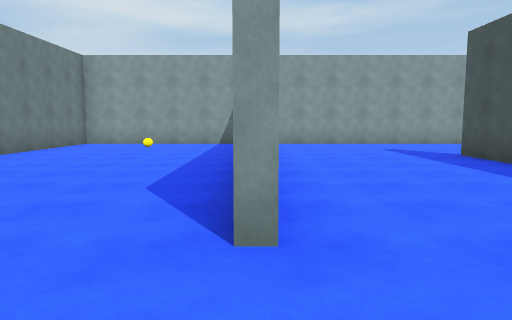
view 1 (above)

24 first-person views from a walk through a 3-D level made in the Unity game engine. The camera is 1.4 m above the floor, tilts 6° down and sees 70° across. The floor is counted in squares, 2 m on a side. Each view is taken from the middle of a square. On the plan, view 1 faces up. The plan holds only what a view shows up to about 11 squares ahead; the rest is blank. The place goes on beyond the plan. The player character is not drawn.

view 2
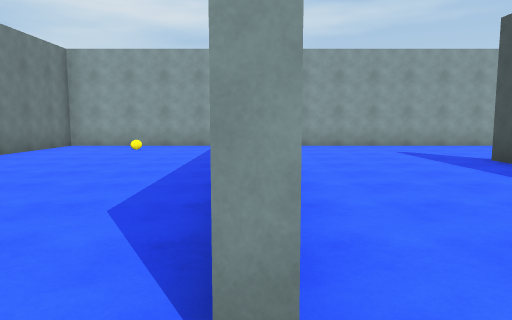

view 3
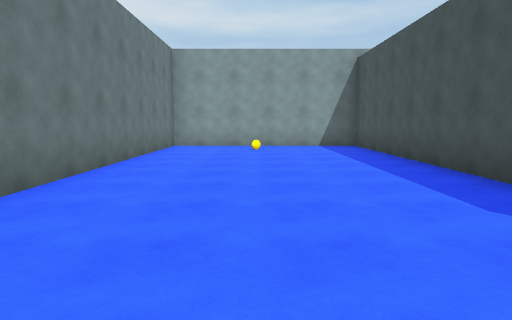

view 4
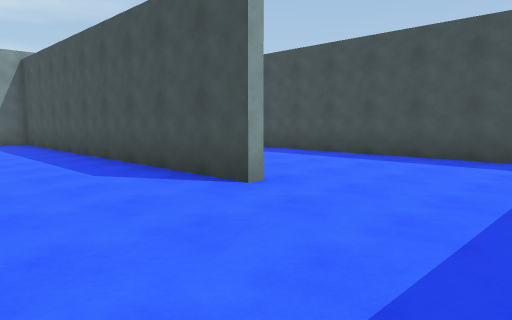

view 5
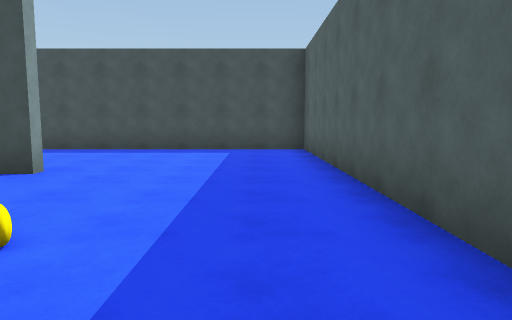

view 6
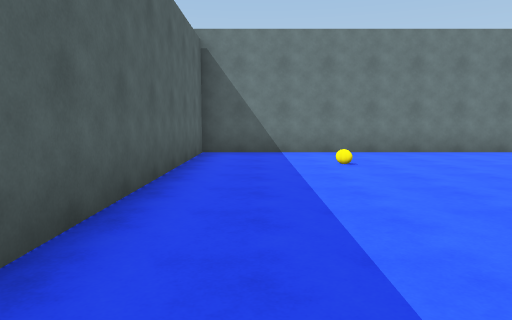

view 7
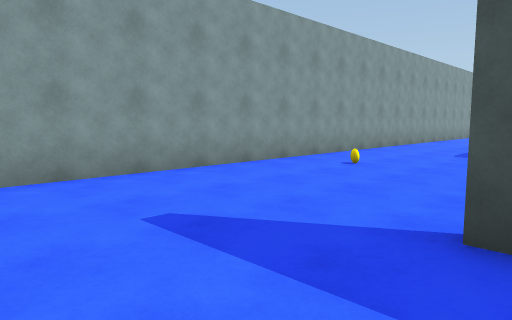

view 8
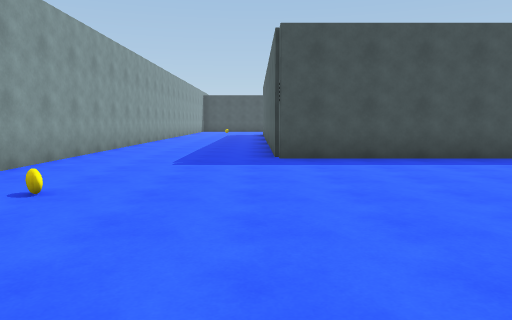

view 9
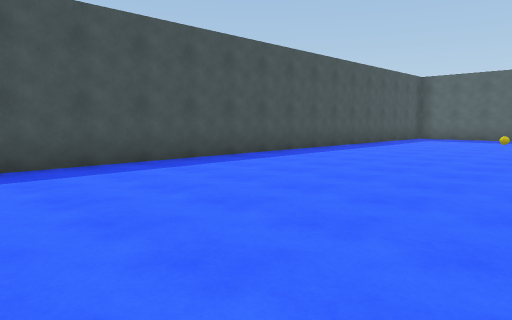

view 10
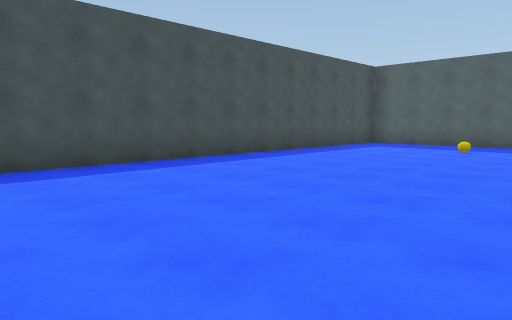

view 11
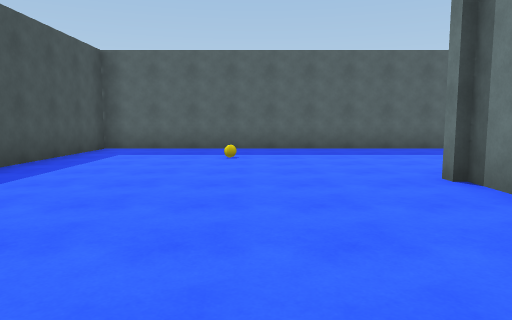

view 12
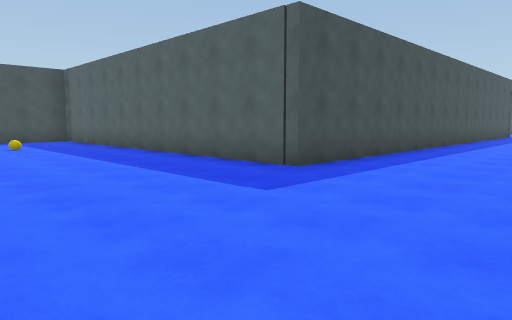

view 13
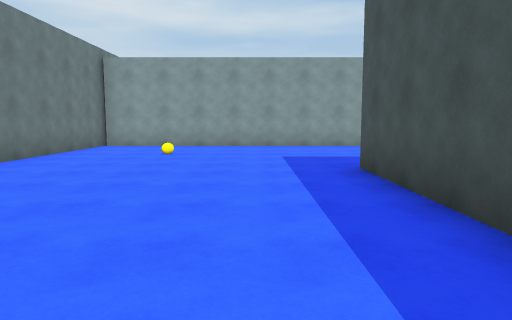

view 14
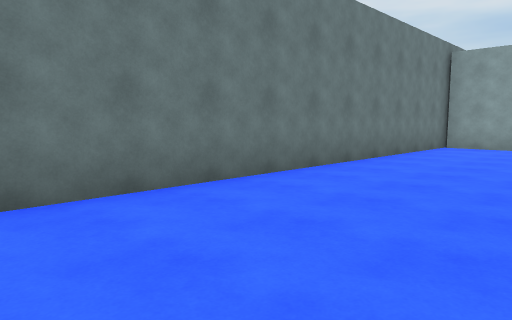

view 15
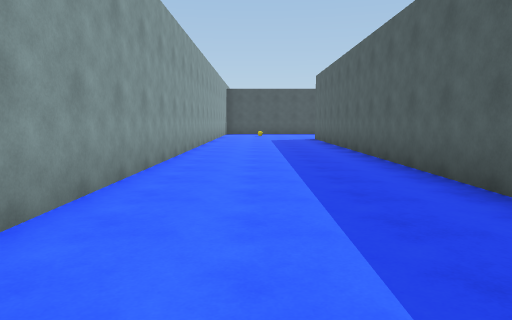

view 16
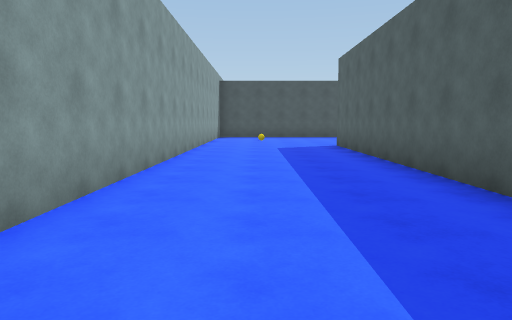

view 17
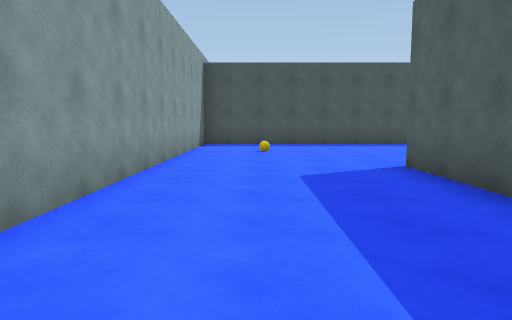

view 18
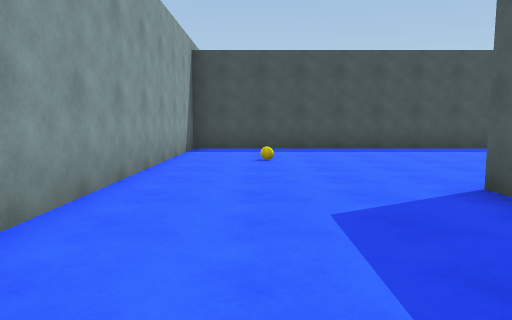

view 19
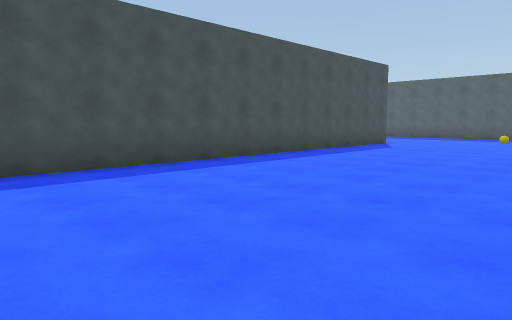

view 20
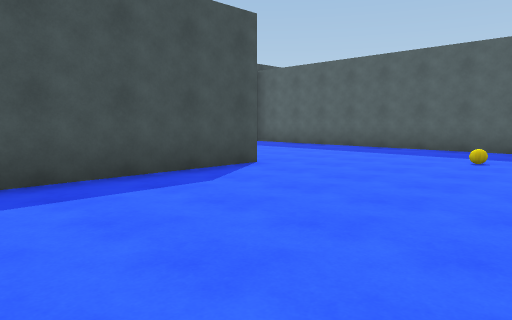

view 21
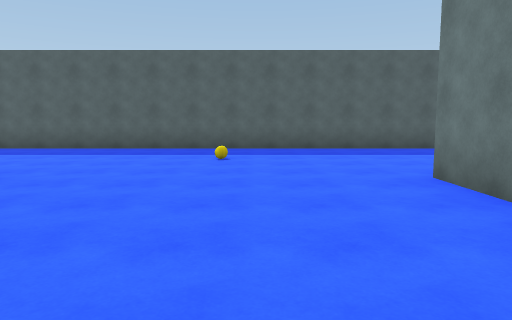

view 22
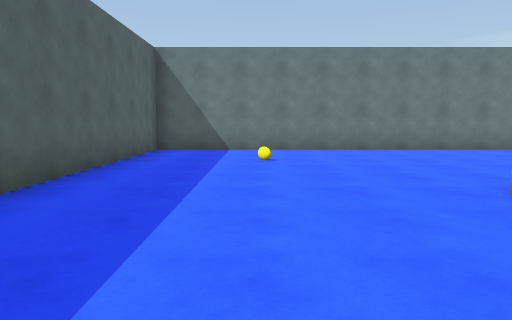

view 23
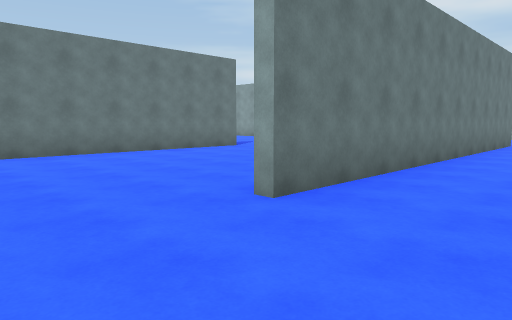

view 24
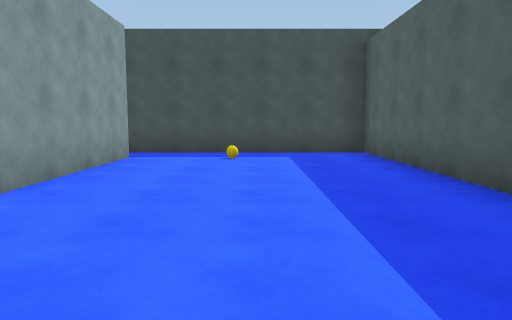

### Floor plan
Points are (right, up) in squares from view 1. A wall is a line through its corners. A room is listed if a view was taken in it or the views show most of it. See-through windows are left out.
Room 1 (views 1, 2, 3, 4, 5, 6, 7, 8, 9, 10, 11, 12, 13, 14, 15, 16, 17, 18, 19, 20, 21, 22, 23, 24)
walls: (17.9, 2.4) (17.9, -7.5) (34.4, -7.5) (34.4, -2); (4.5, -1.5) (4.5, -2.2); (2.1, -2.5) (-5.4, -2.5); (-0.1, 1.9) (-0.1, 11.6) (-5.4, 11.6) (-5.4, -12.5); (-5.2, -2.2) (4.3, -2.2) (4.3, 7.6); (0.6, -13.5) (0.6, -7.5) (10.9, -7.5) (10.9, 7.6) (23.8, 7.6) (23.8, -2.6); (33.2, -2.5) (29.5, -2.5) (29.5, 11.6) (1.2, 11.6)
ways out: opening at (34, -2)

Where each view was taken, in squares from view 1:
view 1: 0 up, 0 right, facing up
view 2: 1 up, 0 right, facing up
view 3: 1 up, 3 left, facing up
view 4: 1 down, 3 left, facing up-right
view 5: 1 down, 5 left, facing right
view 6: 1 down, 3 right, facing left
view 7: 7 up, 2 right, facing up-right
view 8: 8 up, 4 right, facing right
view 9: 8 up, 5 right, facing down-right
view 10: 4 up, 5 right, facing down-right
view 11: 2 up, 7 right, facing down
view 12: 3 down, 3 left, facing down-right
view 13: 13 down, 1 left, facing up
view 14: 13 down, 2 left, facing up-left
view 15: 10 up, 9 right, facing right
view 16: 10 up, 13 right, facing right
view 17: 10 up, 18 right, facing right
view 18: 10 up, 20 right, facing right
view 19: 9 up, 24 right, facing down-right
view 20: 2 up, 25 right, facing down-right
view 21: 2 up, 26 right, facing down
view 22: 5 down, 27 right, facing left
view 23: 5 down, 26 right, facing up-left
view 24: 5 down, 26 right, facing right
